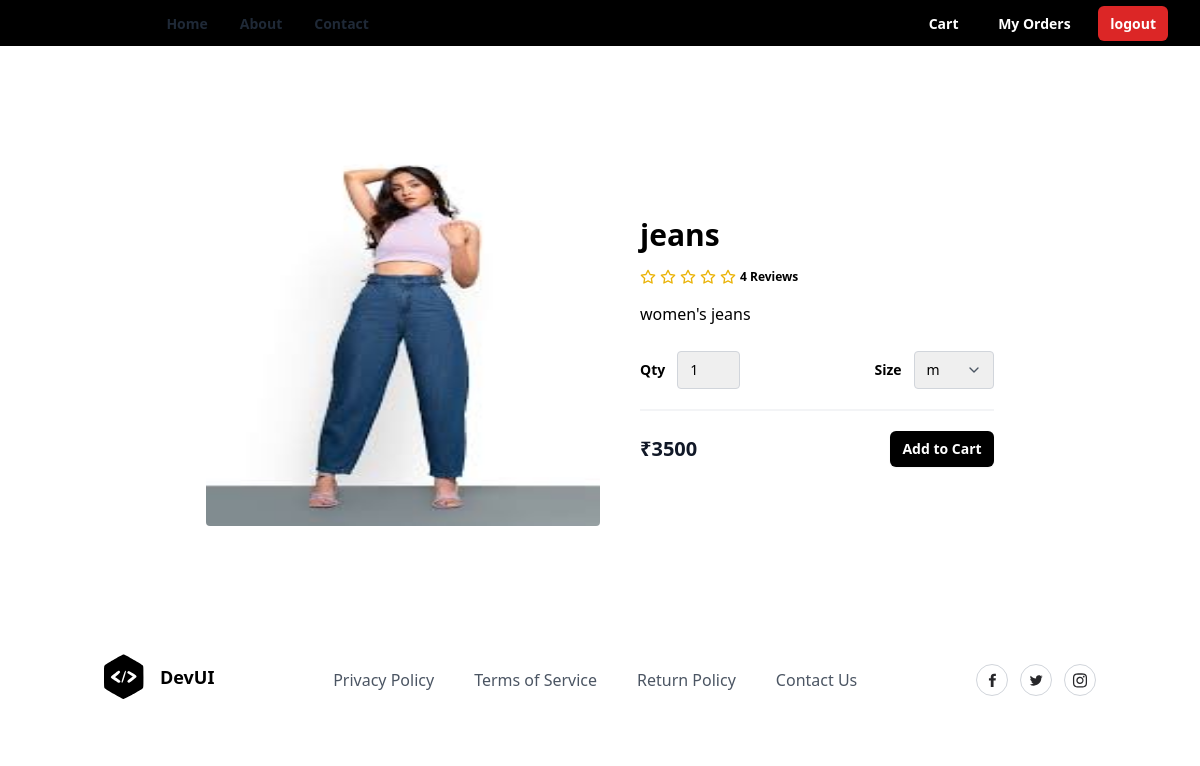
The app's page /products/5/ with its own data.
### store/models.py (models this page shows, shortened)
class Product(models.Model):
    title = models.CharField(max_length=200)
    description = models.TextField(null=True, blank=True)
    size_object = models.ManyToManyField(Size)
    category_object = models.ForeignKey(Category, on_delete=models.CASCADE)
    brand_object = models.ForeignKey(Brand, on_delete=models.CASCADE)
    image = models.ImageField(upload_to='product_images', null=True, blank=True, default='product_images/default.jpg')
    price = models.PositiveIntegerField()
    tag_object=models.ManyToManyField(Tag)
    created_date = models.DateTimeField(auto_now_add=True)
    updated_date = models.DateTimeField(auto_now=True)
    is_active = models.BooleanField(default=True)

### store/views.py (the view)
# urls.py: path('products/<int:pk>/',views.ProductDetailView.as_view(),name="product-detail"),
class ProductDetailView(View):
    def get(self,request,*args,**kwargs):
        id=kwargs.get("pk")
        qs=Product.objects.get(id=id)
        return render(request,"product_detail.html",{"data":qs})

### store/templates/product_detail.html (shortened to what this page needs)
{%extends 'base.html'%}
{%block main_block%}
<section class="overflow-hidden">
    <form action="{%url 'add-cart' data.id%}" method="post">
     <div class="mx-auto max-w-5xl px-5 py-24">
        <div class="mx-auto flex flex-wrap items-center lg:w-4/5">
            <img alt="Nike Air Max 21A" class="h-64 w-full rounded object-fill lg:h-96 lg:w-1/2"
                src="{{data.image.url}}" />
            <div class="mt-6 w-full lg:mt-0 lg:w-1/2 lg:pl-10">
                <h1 class="my-4 text-3xl font-semibold text-black"> {{data.title}}</h1>
                <div class="my-4 flex items-center">
                    <span class="flex items-center space-x-1">
                        <span class="ml-3 inline-block text-xs font-semibold">
                            4 Reviews
                        </span>
                    </span>
                </div>
                <p class="leading-relaxed">
                    {{data.description}}
                </p>
                <div class="mb-5 mt-6 flex items-center border-b-2 border-gray-100 pb-5">
                    <div class="flex items-center">
                        <span class="mr-3 text-sm font-semibold">Qty</span>
                        <select name="qty"
                            class="appearance-none rounded border border-gray-300 py-2 pl-3 pr-10 text-sm focus:border-black focus:outline-none focus:ring-2 focus:ring-black">
                            <option value="1">1</option>
                        </select>
                    </div>
                    <div class="ml-auto flex items-center">
                        <span class="mr-3 text-sm font-semibold">Size</span>
                        <div class="relative">
                            <select name="size"
                                class="appearance-none rounded border border-gray-300 py-2 pl-3 pr-10 text-sm focus:border-black focus:outline-none focus:ring-2 focus:ring-black">
                                {%for sob in data.size_object.all%}
                                <option value="{{sob.name}}">{{sob.name}}</option>
                                {%endfor%}
                            </select>
                            <span
                                class="pointer-events-none absolute right-0 top-0 flex h-full w-10 items-center justify-center text-center text-gray-600">
                            </span>
                        </div>
                    </div>
                </div>
                <div class="flex items-center justify-between">
                    <span class="title-font text-xl font-bold text-gray-900">
                        ₹{{data.price}}
                    </span>
                    <button type="submit"
                        class="rounded-md bg-black px-3 py-2 text-sm font-semibold text-white shadow-sm hover:bg-black/80 focus-visible:outline focus-visible:outline-2 focus-visible:outline-offset-2 focus-visible:outline-black">
                        Add to Cart
                    </button>
                </div>
            </div>
        </div>
    </div>
    </form>
</section>
{%endblock%}

### records on screen
Product: image (picture), title "jeans", description "women's jeans", price "3500"

### other values on screen
form field size "m"
